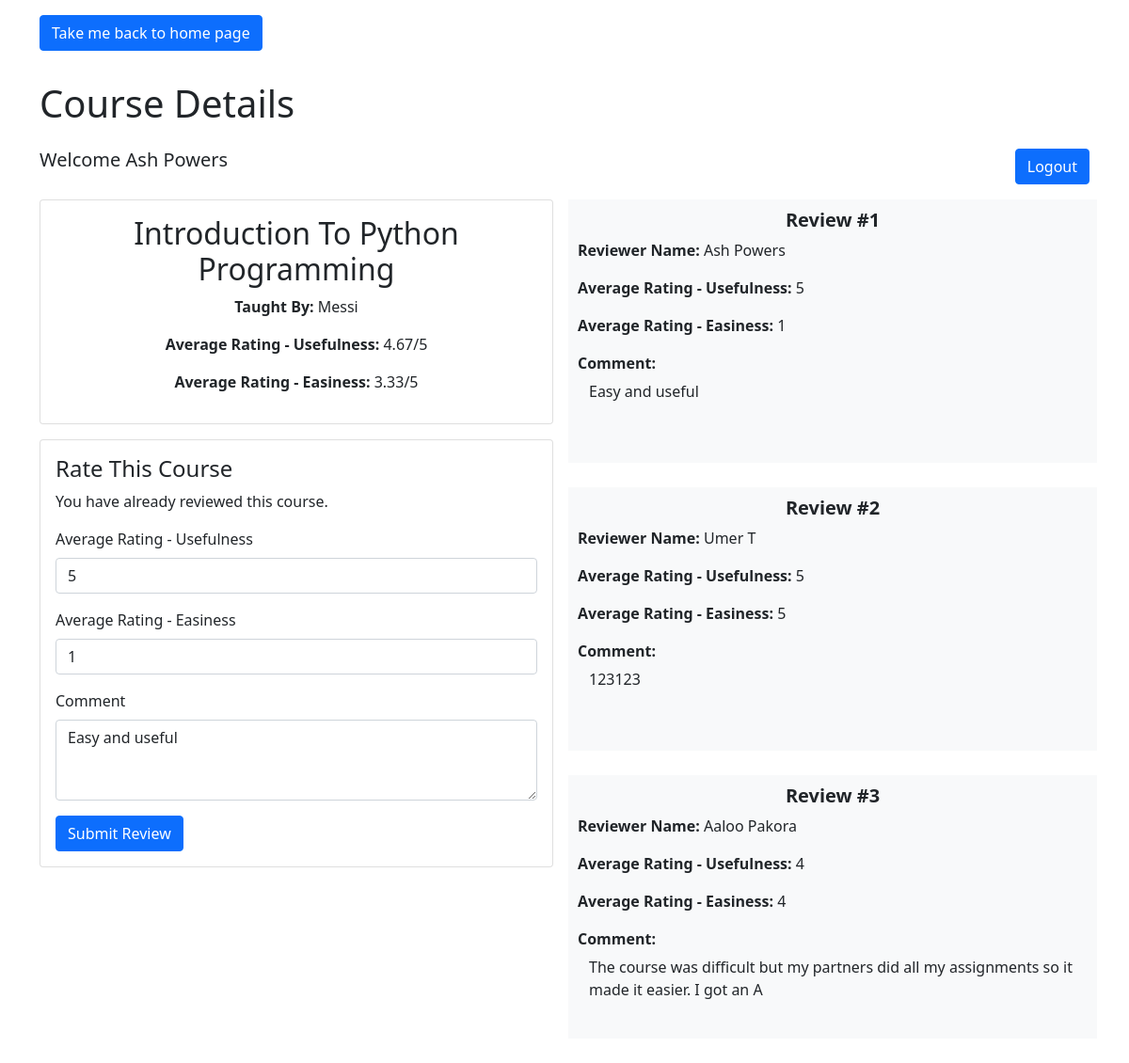
Screenshot of /course/1/ (signed in) with the database file from the repository.
### reviewer/models.py (models this page shows, shortened)
class CustomUser(AbstractUser):
    full_name = models.CharField(max_length=100, help_text='Enter your full name')

class CourseItem(models.Model):
    course_id = models.AutoField(primary_key=True)
    name = models.CharField(max_length=100)
    teacher = models.CharField(max_length=100)
    avg_usefulness_rating = models.FloatField(default=0)
    avg_easiness_rating = models.FloatField(default=0)
    def update_rating(self):
        ratings = Rating.objects.filter(course_item=self)
        usefulness_sum = 0
        easiness_sum = 0
        for rating in ratings:
            usefulness_sum += rating.rating_usefulness
            easiness_sum += rating.rating_easiness
        if len(ratings) == 0:
            self.avg_usefulness_rating = 0
            self.avg_easiness_rating = 0
        else:
            self.avg_usefulness_rating = usefulness_sum / len(ratings)
            self.avg_easiness_rating = easiness_sum / len(ratings)
        self.save()

class Rating(models.Model):
    course_item = models.ForeignKey(CourseItem, on_delete=models.CASCADE)
    user = models.ForeignKey(settings.AUTH_USER_MODEL, on_delete=models.CASCADE)
    rating_usefulness = models.IntegerField(choices=[(i, i) for i in range(1, 6)], default=1 )
    rating_easiness = models.IntegerField(choices=[(i, i) for i in range(1, 6)] , default=1)
    comment = models.TextField(max_length=1000, default='')
    def __str__(self):
        return self.course_item.name + ' - ' + self.user.username + ' - ' + str(self.rating_usefulness) + ' - ' + str(self.rating_easiness)

### reviewer/views.py (the view, shortened to what this page needs)
# urls.py: path('course/<int:course_id>/', course_detail.as_view(), name='course_detail'),
class course_detail(View):
    def get_course_data(self, course_id):
        course_review = CourseItem.objects.get(course_id=course_id)
        reviews = Rating.objects.filter(course_item=course_review)
        for review in reviews:
            review.reviewer_name = review.user.full_name
        course_review.update_rating()
        course_review.avg_usefulness_rating = round(course_review.avg_usefulness_rating, 2)
        course_review.avg_easiness_rating = round(course_review.avg_easiness_rating, 2)
        user_review = {}
        if self.request.user.is_authenticated:
            user_rating = Rating.objects.filter(course_item=course_review, user=self.request.user)
            if user_rating:
                print("user_rating[0] : ", user_rating[0])
                user_review["rating_usefulness"] = user_rating[0].rating_usefulness
                user_review["rating_easiness"] = user_rating[0].rating_easiness
                user_review["comment"] = user_rating[0].comment
        reviews_json = json.dumps(list(reviews.values()))
        course_review_json = json.dumps({'course_id': course_review.course_id, 'name': course_review.name, 'teacher': course_review.teacher, 'avg_usefulness_rating': course_review.avg_usefulness_rating, 'avg_easiness_rating': course_review.avg_easiness_rating})
        context = {'course_review': course_review, 'reviews': reviews, 'user_review': user_review, 'reviews_json': reviews_json, 'course_review_json': course_review_json}
        return context
    def get(self, request, course_id):
        context = self.get_course_data(course_id)
        return render(request, 'reviewer/course_details.html', context)

### reviewer/templates/reviewer/course_details.html (shortened to what this page needs)
{% load static %}
<!DOCTYPE html>
<html lang="en">
    <head>
        <link href="https://cdn.jsdelivr.net/npm/bootstrap@5.1.3/dist/css/bootstrap.min.css" rel="stylesheet">
        <link rel="stylesheet" href="{% static 'reviewer/css/course_details.css' %}">
    </head>
    <body>
        <div class="container my-3">
            <a href="/" class="btn btn-primary">Take me back to home page</a>
            <div class="row my-3 justify-content-between">
                <div class="header my-3">
                    <h1>Course Details</h1>
                </div>
                <div class="col-auto">
                    {% if not user.is_authenticated %}
                        <h5>Welcome Guest</h5>
                    {% else %}
                        <h5>Welcome {{ request.user.full_name }}</h5>
                    {% endif %}
                </div>
                <div class="col-auto">
                    {% if not user.is_authenticated %}
                        <button type="button" class="btn btn-primary" data-bs-toggle="modal" data-bs-target="#signInModal">Sign in</button>
                        <button type="button" class="btn btn-secondary" data-bs-toggle="modal" data-bs-target="#signUpModal">Sign up</button>
                    {% else %}
                        <button type="button" class="btn btn-primary" data-bs-toggle="modal" data-bs-target="#logoutModal"> Logout </button>
                    {% endif %}
                </div>
            </div>
            <div class="row my-3 justify-content-between">
                <div class="col-md-6">
                    <div class="card h-20">
                        <div class="card-body text-center">
                            <h2>{{ course_review.name }}</h2>
                            <p><strong>Taught By:</strong> {{ course_review.teacher }}</p>
                            <p><strong>Average Rating - Usefulness:</strong> {{ course_review.avg_usefulness_rating }}/5</p>
                            <p><strong>Average Rating - Easiness:</strong> {{ course_review.avg_easiness_rating }}/5</p>
                        </div>
                    </div>
                    {% if user.is_authenticated %}
                        <div class="card mt-3">
                            <div class="card-body">
                                <h4 class="card-title">Rate This Course</h4>
                                {% if user_review %}
                                    <p>You have already reviewed this course.</p>
                                {% else %}
                                    <p>You have not reviewed this course yet</p>
                                {% endif %}
                                <form method="post" action="{% url 'course_detail' course_id=course_review.course_id %}">
                                    <div class="mb-3">
                                        <label for="usefulness" class="form-label">Average Rating - Usefulness</label>
                                        <input type="number" class="form-control" id="usefulness" name="usefulness" value="{{ user_review.rating_usefulness|default_if_none:'' }}" min="1" max="5" required>
                                    </div>
                                    <div class="mb-3">
                                        <label for="easiness" class="form-label">Average Rating - Easiness</label>
                                        <input type="number" class="form-control" id="easiness" name="easiness" value="{{ user_review.rating_easiness|default_if_none:'' }}" min="1" max="5" required>
                                    </div>
                                    <div class="mb-3">
                                        <label for="comment" class="form-label">Comment</label>
                                        <textarea class="form-control" id="comment" name="comment" rows="3">{{ user_review.comment|default:'' }}</textarea>
                                    </div>
                                    <button type="submit" class="btn btn-primary">Submit Review</button>
                                </form>
                            </div>
                        </div>
                    {% endif %}
                </div>
                <div class="col-md-6">
                    <div class="row row-cols-1 g-3 ">
                        {% for review in reviews %}
                            <div class="col other_reviews" onclick="openReviewModal({{ forloop.counter0 }})">
                                <div>
                                    <h5 style="text-align: center;"><strong>Review #{{ forloop.counter }}</strong></h5>
                                    <p><strong>Reviewer Name:</strong> {{ review.reviewer_name }}</p>
                                    <p><strong>Average Rating - Usefulness:</strong> {{ review.rating_usefulness }}</p>
                                    <p><strong>Average Rating - Easiness:</strong> {{ review.rating_easiness }}</p>
                                    <strong>Comment:</strong>
                                    <textarea class="form-control resizable_textarea" id="comment" name="comment" rows="3" readonly>{{ review.comment }}</textarea>
                                </div>
                            </div>
                        {% endfor %}
                    </div>
                </div>
            </div>
        </div>
    </body>
</html>

### reviewer/static/reviewer/css/course_details.css (style rules this page uses)
textarea.form-control[readonly] { border: none; background-color: transparent; resize: none; box-shadow: none; }
.other_reviews { padding: 10px; background-color: #f8f9fa; margin-bottom: 10px; }
.resizable_textarea { resize: vertical; overflow: auto; }

### rows the page displays
CustomUser: user.full_name "Ash Powers"
CourseItem: name "Introduction To Python Programming", teacher "Messi", avg_usefulness_rating "4.67", avg_easiness_rating "3.33"
Rating: comment "Easy and useful", reviewer_name "Ash Powers", rating_usefulness "5", rating_easiness "1"
Rating: reviewer_name "Umer T", rating_usefulness "5", rating_easiness "5", comment "123123"
Rating: reviewer_name "Aaloo Pakora", rating_usefulness "4", rating_easiness "4", comment "The course was difficult but my partners did all my assignments so it made it easier. I got an A"
